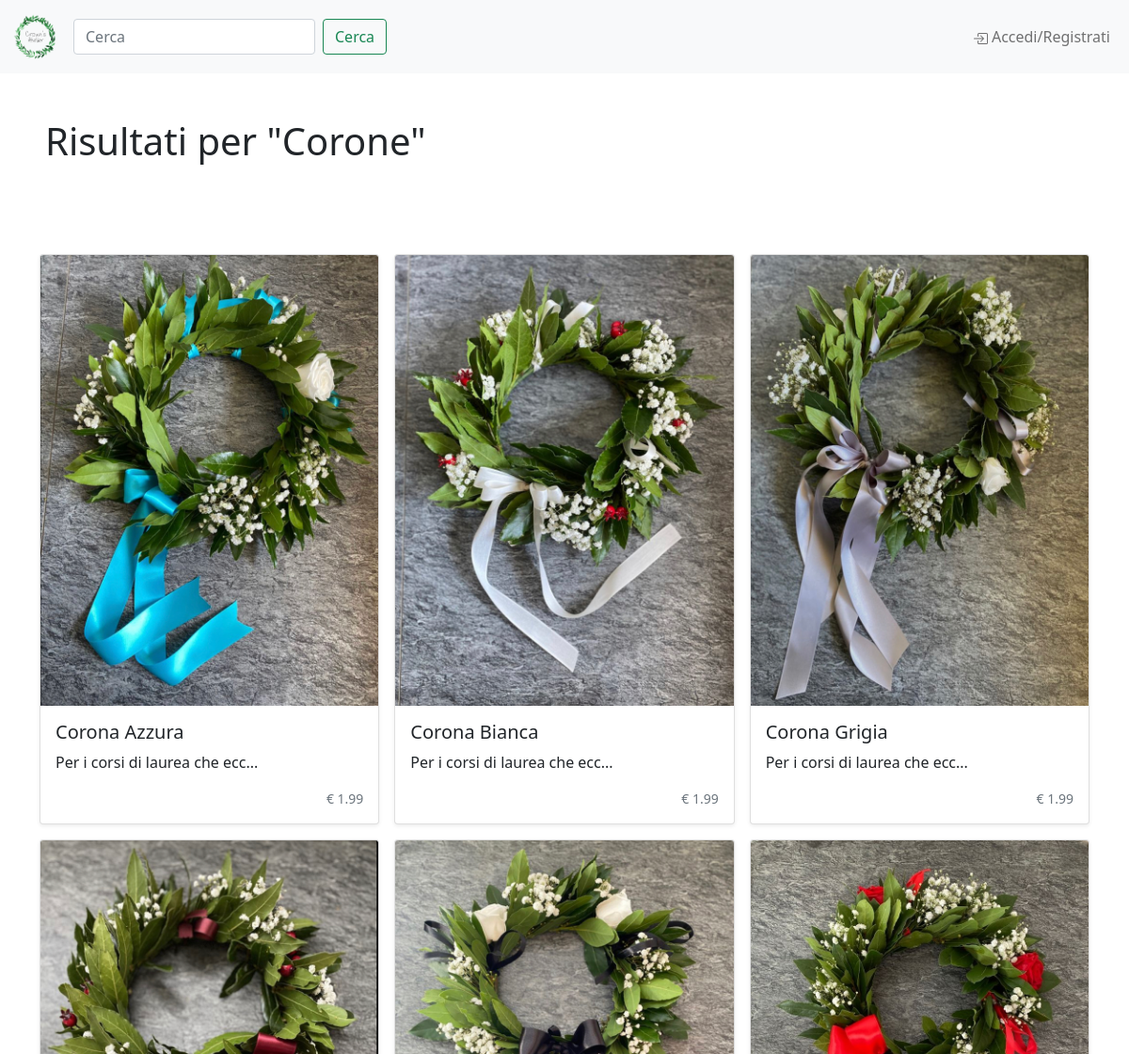
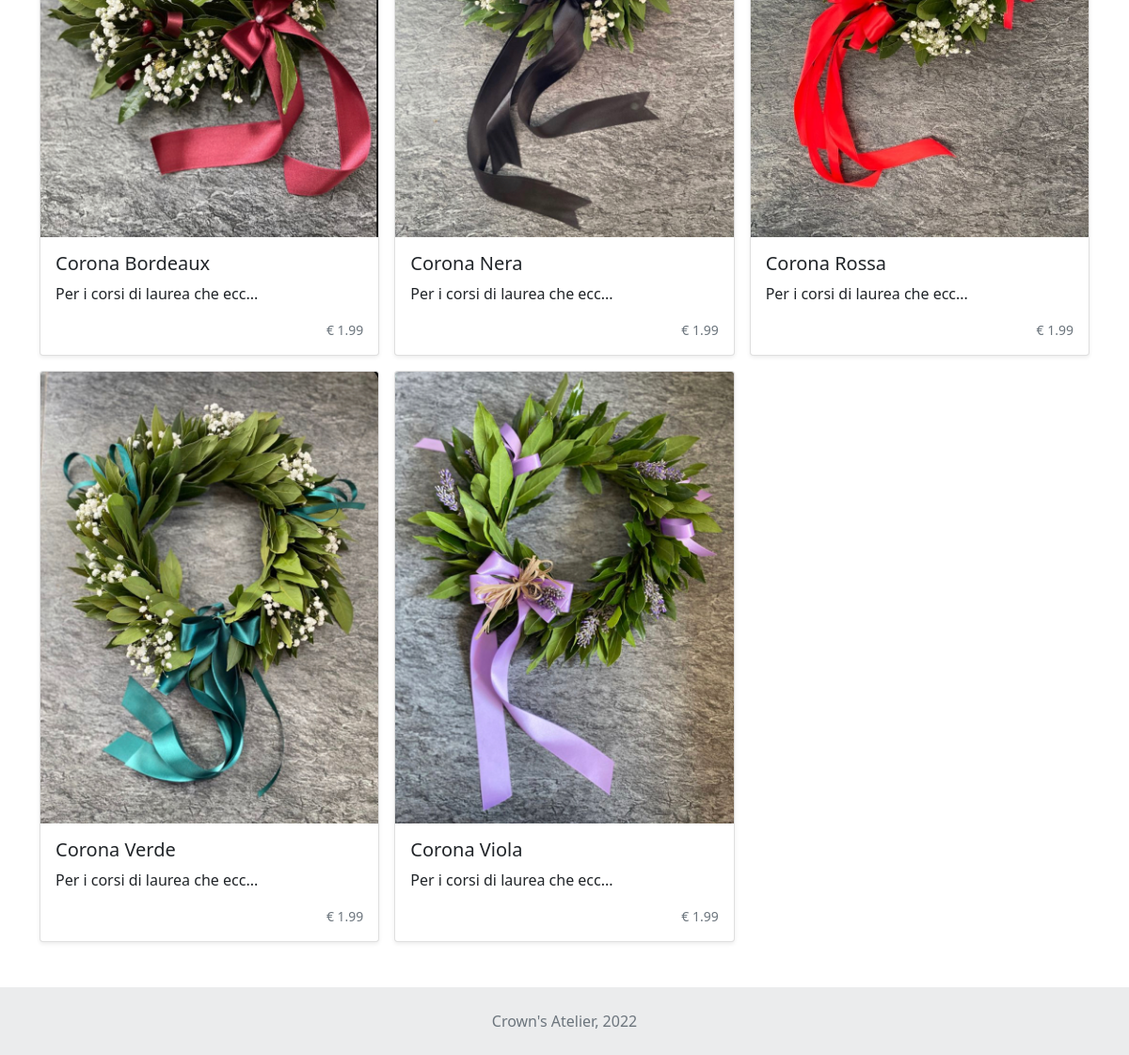
/lista-prodotti-categoria.php?id=1&search=Corone, run on the app's committed database (2 pictures, top to bottom).
### tables this page shows
CREATE TABLE `prodotti_forniti` (
  `idFornitore` int NOT NULL,
  `idProdotto` int NOT NULL,
  `prezzo` float NOT NULL,
  `qntFornita` int NOT NULL,
  PRIMARY KEY (`idFornitore`,`idProdotto`),
  KEY `fk_prodotti_forniti_email_idx` (`idFornitore`),
  KEY `fk_prodotti_forniti_idProdotto_idx` (`idProdotto`),
  CONSTRAINT `fk_prodotti_forniti_email` FOREIGN KEY (`idFornitore`) REFERENCES `utenti` (`idUtente`),
  CONSTRAINT `fk_prodotti_forniti_idProdotto` FOREIGN KEY (`idProdotto`) REFERENCES `prodotti` (`idProdotto`)
);

CREATE TABLE `prodotti` (
  `idProdotto` int NOT NULL AUTO_INCREMENT,
  `nome` varchar(512) NOT NULL,
  `descrizione` varchar(512) NOT NULL,
  `imgURL` varchar(150) NOT NULL,
  `categoria` int NOT NULL,
  PRIMARY KEY (`idProdotto`),
  KEY `fk_prodotti_categoria_idx` (`categoria`),
  CONSTRAINT `fk_prodotti_categoria` FOREIGN KEY (`categoria`) REFERENCES `categorie` (`idCategoria`)
);

### lista-prodotti-categoria.php (called while the page is built, shortened)
<?php
require_once 'start.php';
$templateParams["titolo"] = "Crown's Atelier - Categoria";
if(isUserLoggedIn()){
    $templateParams["nav"] = "navbar.php";
} else {
    $templateParams["nav"] = "navbar-login.php";
}
$templateParams["nome"] = "listaProdotti.php";
if(isset($_GET["search"])){
    $templateParams["search"] = $_GET["search"];
}
if(isset($_GET["id"])){
    $templateParams["prodotti"] = $dbh-> getProductByCategory($_GET["id"]);
}
require 'template/base.php';
?>

### db/database.php (called while the page is built, shortened)
<?php
class DatabaseHelper{
    private $db;
    public function __construct($servername, $username, $password, $dbname, $port){
        $this->db = new mysqli($servername, $username, $password, $dbname, $port);
    }
    public function getProductByCategory($idcategory){
        $query = "SELECT *
        FROM prodotti, prodotti_forniti
        WHERE prodotti.idProdotto = prodotti_forniti.idProdotto
        AND prodotti.categoria = ?
        AND prodotti_forniti.prezzo IN ( SELECT min(p.prezzo)
                                            FROM prodotti_forniti p
                                            GROUP BY p.idProdotto )";
        $stmt = $this->db->prepare($query);
        $stmt->bind_param('i',$idcategory);
        $stmt->execute();
        $result = $stmt->get_result();
        return $result->fetch_all(MYSQLI_ASSOC);
    }
}
?>

### start.php (called while the page is built, shortened)
<?php
require_once("db/database.php");
$dbh = new DatabaseHelper("127.0.0.1", "root", "root", "my_crownsatelier", 3306);
?>

### template/listaProdotti.php (the view, shortened to what this page needs)
<main>
<div class="m-5">
    <h1>Risultati per "<?php echo $templateParams["search"]; ?>"</h1>
</div>
<div class="album py-5">
    <div class="container">
        <div class="row row-cols-1 row-cols-md-3 g-3">
        <?php foreach($templateParams["prodotti"] as $prodotto): ?>
            <div class="col d-none d-md-flex">
                <div class="card shadow-sm">
                    <img src="./resources/img/products/<?php echo $prodotto['imgURL'];?>" class="card-img-top" alt=""/>
                    <div class="card-body">
                        <h5 class="card-title"><?php echo $prodotto['nome'];?></h5>
                        <p class="card-text"><?php echo $prodotto['descrizione'];?></p>
                        <div class="d-flex justify-content-end align-items-center">
                            <small class="text-muted">€ <?php echo $prodotto['prezzo'];?></small>
                        </div>
                    </div>
                </div>
            </div>
        <?php endforeach;?>
        </div>
    </div>
</div>
</main>

### template/base.php (shortened to what this page needs)
<!DOCTYPE html>
<html lang="it">
    <head>
        <link rel="stylesheet" href="./style.css"/>
        <link href="https://cdn.jsdelivr.net/npm/bootstrap@5.1.3/dist/css/bootstrap.min.css" rel="stylesheet">
    </head>
    <body class="d-flex flex-column min-vh-100">
        <?php require($templateParams["nav"])?>
            <?php
                if(isset($templateParams["nome"])){
                    require($templateParams["nome"]);
                }
            ?>
        <footer class="mt-auto text-center text-lg-start bg-light text-muted">
            <div class="text-center p-4" style="background-color: rgba(0, 0, 0, 0.05);">
                Crown's Atelier, 2022
            </div>
        </footer>
    </body>
</html>

### template/navbar-login.php (shortened to what this page needs)
<nav class="navbar navbar-expand-md navbar-light bg-light">
    <div class="container-fluid">
        <a class="navbar-brand" href="index.php">
            <img src="./resources/img/Logo.png" alt="" style="width: 50px;"/>
        </a>
        <div class="collapse navbar-collapse " id="navbars">
            <form class="d-flex me-auto mb-2 mb-md-0">
                <input class="form-control me-2" type="search" placeholder="Cerca" aria-label="Cerca">
                <button class="btn btn-outline-success" type="submit">Cerca</button>
            </form>
            <ul class="navbar-nav">
                <li class="nav-item">
                    <a class="nav-link" href="./login.php">
                        Accedi/Registrati
                    </a>
                </li>
            </ul>
        </div>
    </div>
</nav>

### data on the page
prodotti_forniti: idProdotto.imgURL (picture), idProdotto.nome "Corona Azzura", idProdotto.descrizione "Per i corsi di laurea che ecc...", prezzo "1.99"
prodotti_forniti: idProdotto.imgURL (picture), idProdotto.nome "Corona Bianca", idProdotto.descrizione "Per i corsi di laurea che ecc...", prezzo "1.99"
prodotti_forniti: idProdotto.imgURL (picture), idProdotto.nome "Corona Grigia", idProdotto.descrizione "Per i corsi di laurea che ecc...", prezzo "1.99"
prodotti_forniti: idProdotto.imgURL (picture), idProdotto.nome "Corona Bordeaux", idProdotto.descrizione "Per i corsi di laurea che ecc...", prezzo "1.99"
prodotti_forniti: idProdotto.imgURL (picture), idProdotto.nome "Corona Nera", idProdotto.descrizione "Per i corsi di laurea che ecc...", prezzo "1.99"
prodotti_forniti: idProdotto.imgURL (picture), idProdotto.nome "Corona Rossa", idProdotto.descrizione "Per i corsi di laurea che ecc...", prezzo "1.99"
prodotti_forniti: idProdotto.imgURL (picture), idProdotto.nome "Corona Verde", idProdotto.descrizione "Per i corsi di laurea che ecc...", prezzo "1.99"
prodotti_forniti: idProdotto.imgURL (picture), idProdotto.nome "Corona Viola", idProdotto.descrizione "Per i corsi di laurea che ecc...", prezzo "1.99"

### other printed values
$templateParams["search"] "Corone"
